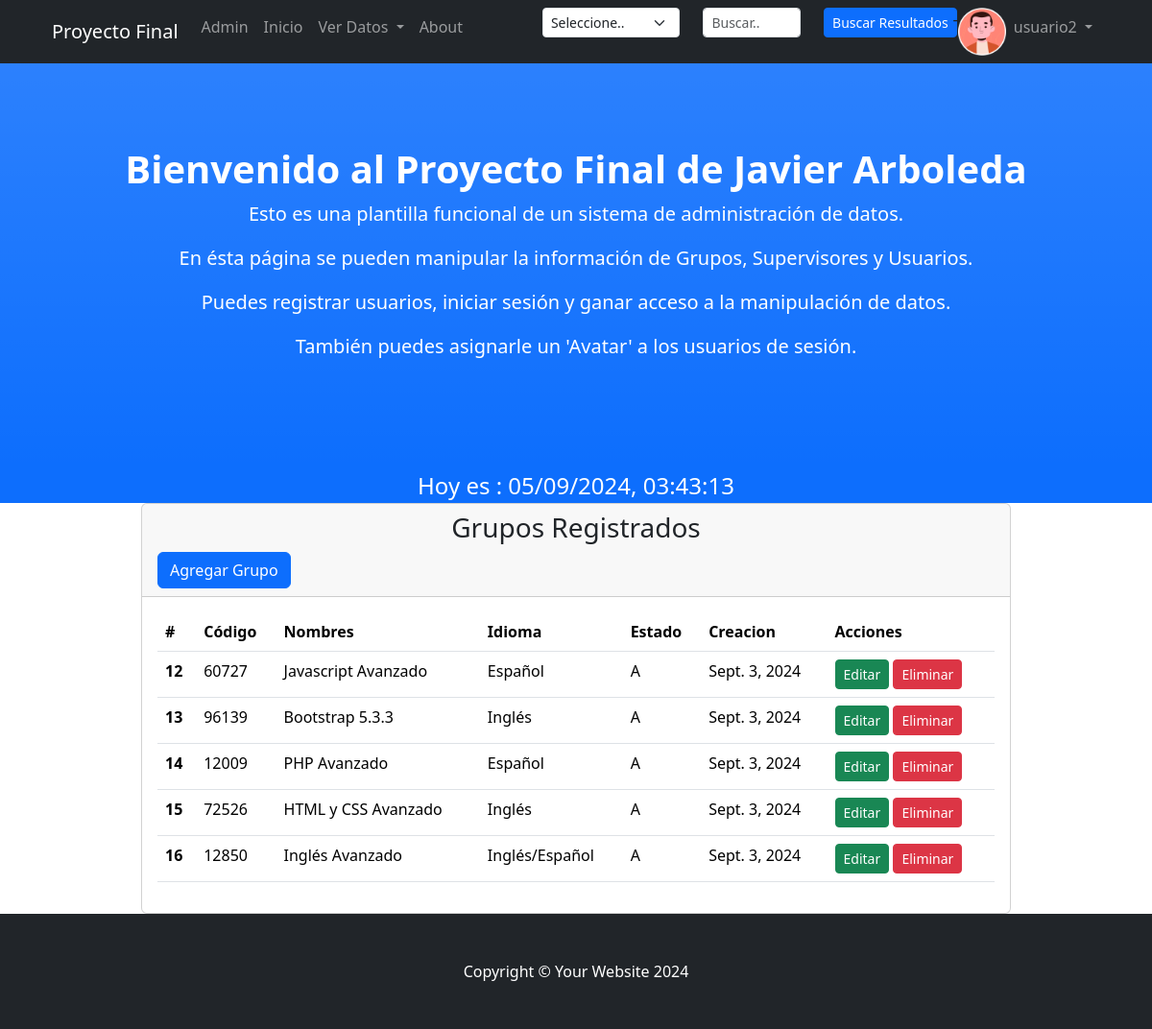
/gruposClist/ (signed in), run on the app's committed database.
### Usuarios/models.py (models this page shows, shortened)
class Imagen(models.Model):
    user = models.OneToOneField(User, on_delete = models.CASCADE)
    imagen = models.ImageField(upload_to = 'imagenes', null = True, blank = True)

### miAplicacion/models.py (models this page shows, shortened)
class Grupos(models.Model):
    codigo = models.IntegerField(
        validators=[
            MinValueValidator(10000),
            MaxValueValidator(99999)
        ],
        unique=True
    )
    nombre = models.CharField(max_length=50)
    idioma = models.CharField(max_length=20)
    estado = models.CharField(max_length=1)
    creacion = models.DateField()

### miAplicacion/views_clases.py (the view)
# urls.py: path('gruposClist/', gruposClist.as_view(), name='gruposClist'),
class gruposClist(LoginRequiredMixin, ListView):
    model = Grupos
    template_name = 'miAplicacion/vistasClases/grupos.html'
    def get_context_data(self, **kwargs):
        context = super().get_context_data(**kwargs)
        hoy = timezone.now().strftime('%d/%m/%Y, %H:%M:%S')
        context['dia_hora'] = hoy
        return context

### miAplicacion/templates/miaplicacion/vistasClases/grupos.html (shortened to what this page needs)
<!DOCTYPE html>
<html lang="en">
<head>
</head>
<body>
    {% extends "miAplicacion/index.html" %}
    {% load static %}
    {% block bloqueGrupos %}
    <div class="container px-4">
        <div class="row gx-4 justify-content-center">
            <div class="col-lg-10">
                <div class="card">
                    <div class="card-header">
                        <h3 class="text-center bottom-line">Grupos Registrados</h3>
                        <a type="button" class="btn btn-primary" href="{% url 'gruposForm' %}">Agregar Grupo</a>
                    </div>
                    <div class="card-body">
                        <table class="table">
                            <thead>
                                <tr>
                                    <th scope="col">#</th>
                                    <th scope="col">Código</th>
                                    <th scope="col">Nombres</th>
                                    <th scope="col">Idioma</th>
                                    <th scope="col">Estado</th>
                                    <th scope="col">Creacion</th>
                                    <th scope="col">Acciones</th>
                                </tr>
                            </thead>
                            <tbody>
                                {% for grupo in object_list %}
                                    <tr>
                                        <th scope="row">{{ grupo.id }}</th>
                                        <td>{{ grupo.codigo }}</td>
                                        <td>{{ grupo.nombre }}</td>
                                        <td>{{ grupo.idioma }}</td>
                                        <td>{{ grupo.estado }}</td>
                                        <td>{{ grupo.creacion }}</td>
                                        <td>
                                            <a type="button" class="btn btn-sm btn-success" href="{% url 'editarGrupos' grupo.id %}">Editar</a>
                                            <a type="button" class="btn btn-sm btn-danger" href="{% url 'gruposCborrar' grupo.id %}">Eliminar</a>
                                        </td>
                                    </tr>
                                {% endfor %}
                            </tbody>
                        </table>
                    </div>
                </div>
            </div>
        </div>
    </div>
    {% endblock %}

### miAplicacion/templates/miaplicacion/index.html (shortened to what this page needs)
{% load static %}
<!DOCTYPE html>
<html lang="en">
    <head>
        <link href="{% static 'miaplicacion/css/styles.css' %}" rel="stylesheet" />
        <link href="https://cdn.jsdelivr.net/npm/bootstrap@5.3.3/dist/css/bootstrap.min.css" rel="stylesheet">
    </head>
    <body>
        <nav class="navbar navbar-expand-lg navbar-dark bg-dark fixed-top" id="mainNav">
            <div class="container px-4">
                <a class="navbar-brand" href="#">Proyecto Final</a>
                <div class="collapse navbar-collapse" id="navbarNavDropdown">
                    <ul class="navbar-nav ms-auto">
                        <li class="nav-item"><a class="nav-link" href="/admin/">Admin</a></li>
                        <li class="nav-item"><a class="nav-link" href="{% url 'inicio' %}">Inicio</a></li>
                        <li class="nav-item dropdown">
                            <a class="nav-link dropdown-toggle" href="#" id="navbarDropdownMenuLink" role="button" data-bs-toggle="dropdown" aria-expanded="false">
                                Ver Datos
                            </a>
                        </li>
                        <li class="nav-item"><a class="nav-link" href="{% url 'about' %}">About</a></li>
                        <form action="{% url 'buscar' %}" method="GET">
                            <div class="container">
                                <div class="row justify-content-center">
                                    <div class="col-4">
                                        <select class="form-select form-select-sm" aria-label=".form-select-sm" name="tipo" id="tipo">
                                            <option selected>Seleccione..</option>
                                        </select>
                                    </div>
                                    <div class="col-3">
                                        <input class="form-control form-control-sm" type="search" placeholder="Buscar.." name="codigo" id="codigo">
                                    </div>
                                    <div class="col-2">
                                        <input type="submit" class="btn btn-sm btn-primary" value="Buscar Resultados">
                                    </div>
                                </div>
                            </div>
                        </form>
                        <li>-</li>
                        {% if request.user.is_authenticated %}
                        {% if request.user.imagen and request.user.imagen.imagen %}
                            <img src="{{ request.user.imagen.imagen.url }}" alt="" style="height: 50px; width: 50px;">
                        {% else %}
                            <img src="{% static 'miaplicacion/images/default.jpg' %}" alt="" style="height: 50px; width: 50px;">
                        {% endif %}
                        <li class="nav-item dropdown">
                            <a class="nav-link dropdown-toggle" href="#" id="navbarDropdownMenuLink" role="button" data-bs-toggle="dropdown" aria-expanded="false">
                                {{ request.user.username }}
                            </a>
                        </li>
                        {% endif %}
                    </ul>
                </div>
            </div>
        </nav>
         {% block about %}
        <header class="bg-primary bg-gradient text-white" id="about">
            <div class="container px-4 text-center">
                <h1 class="fw-bolder">Bienvenido al Proyecto Final de Javier Arboleda</h1>
                <p class="lead">Esto es una plantilla funcional de un sistema de administración de datos.</p>
                <p class="lead">En ésta página se pueden manipular la información de Grupos, Supervisores y Usuarios.</p>
                <p class="lead">Puedes registrar usuarios, iniciar sesión y ganar acceso a la manipulación de datos.</p>
                <p class="lead">También puedes asignarle un 'Avatar' a los usuarios de sesión.</p>
            </div>
        </header>
        {% endblock about %}
        <div class="px-4 text-center bg-primary text-white fs-4">Hoy es : {{ dia_hora }}</div>
        {% block bloqueGrupos %}
        {% endblock bloqueGrupos %}
        <footer class="py-5 bg-dark">
            <div class="container px-4"><p class="m-0 text-center text-white">Copyright &copy; Your Website 2024</p></div>
        </footer>
    </body>
</html>

### data on the page
Grupos: id "12", codigo "60727", nombre "Javascript Avanzado", idioma "Español", estado "A", creacion "Sept. 3, 2024"
Grupos: id "13", codigo "96139", nombre "Bootstrap 5.3.3", idioma "Inglés", estado "A", creacion "Sept. 3, 2024"
Grupos: id "14", codigo "12009", nombre "PHP Avanzado", idioma "Español", estado "A", creacion "Sept. 3, 2024"
Grupos: id "15", codigo "72526", nombre "HTML y CSS Avanzado", idioma "Inglés", estado "A", creacion "Sept. 3, 2024"
Grupos: id "16", codigo "12850", nombre "Inglés Avanzado", idioma "Inglés/Español", estado "A", creacion "Sept. 3, 2024"

### other printed values
{{ request.user.username }} "usuario2"
{{ dia_hora }} "05/09/2024, 03:43:13"
